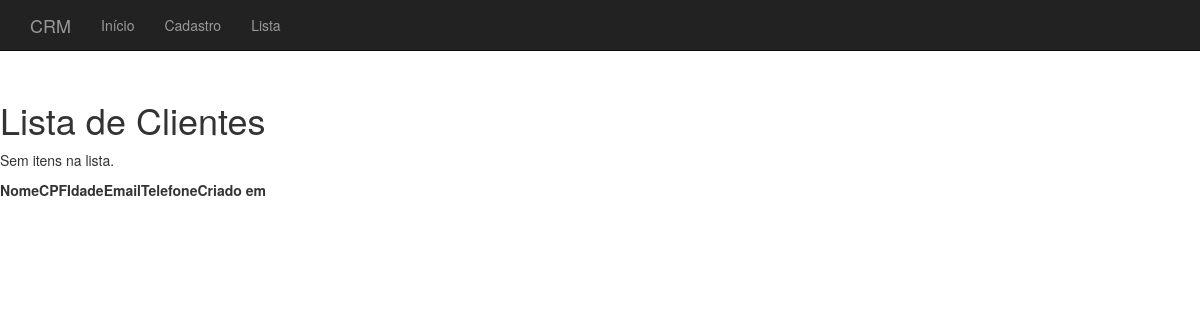
The page /lista/ on the database as committed earlier.
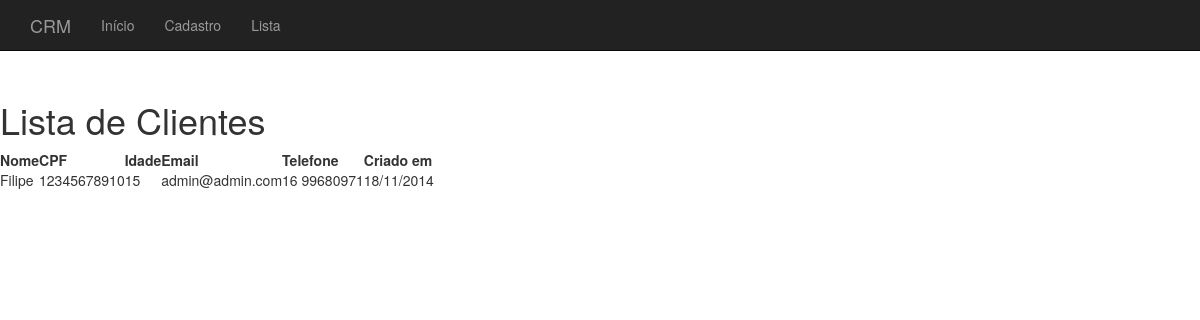
The same page on the database as committed later.
### cadastro/models.py (models this page shows, shortened)
class Inscricao(models.Model):
    nome = models.CharField(max_length=100)
    cpf = models.CharField('CPF', max_length=11, unique=True)
    idade = models.IntegerField()
    email = models.EmailField(unique=True)
    telefone = models.CharField(max_length=20, blank=True)
    criado_em = models.DateTimeField('criado em', auto_now_add=True)
    class Meta:
        ordering = ['criado_em']
        verbose_name = (u'nome')
        verbose_name_plural = (u'nomes')

### cadastro/views.py (the view)
# urls.py: url(r'^lista/$', Listar.as_view(), name='lista'),
class Listar(ListView):
    template_name = 'lista.html'
    model = Inscricao
    context_object = 'inscricao_list'
    paginate_by = 5

### cadastro/templates/lista.html
{% extends 'base.html' %}
{% block content %}
	<h1>Lista de Clientes</h1>
			<table>
					<tr>
						<th>Nome</th>
						<th>CPF</th>
						<th>Idade</th>
						<th>Email</th>
						<th>Telefone</th>
						<th>Criado em</th>
					</tr>
				{% for inscricao in page_obj %}
					<tr>
						<td>{{ inscricao.nome }}</td>
						<td>{{ inscricao.cpf }}</td>
						<td>{{ inscricao.idade }}</td>
						<td>{{ inscricao.email }}</td>
						<td>{{ inscricao.telefone }}</td>
						<td>{{ inscricao.criado_em|date:"d/m/Y" }}</td>
					</tr>
				{% empty %}
					<p>Sem itens na lista.</p>
				{% endfor %}
			</table>
{% endblock content %}

Rows that differ between the two databases and show on the page:
added Inscricao: nome "Filipe", cpf "12345678910", idade "15", email "admin@admin.com", telefone "16 99680971", criado_em "18/11/2014"
Other text that changed with them:
text no longer shown: "Sem itens na lista."
